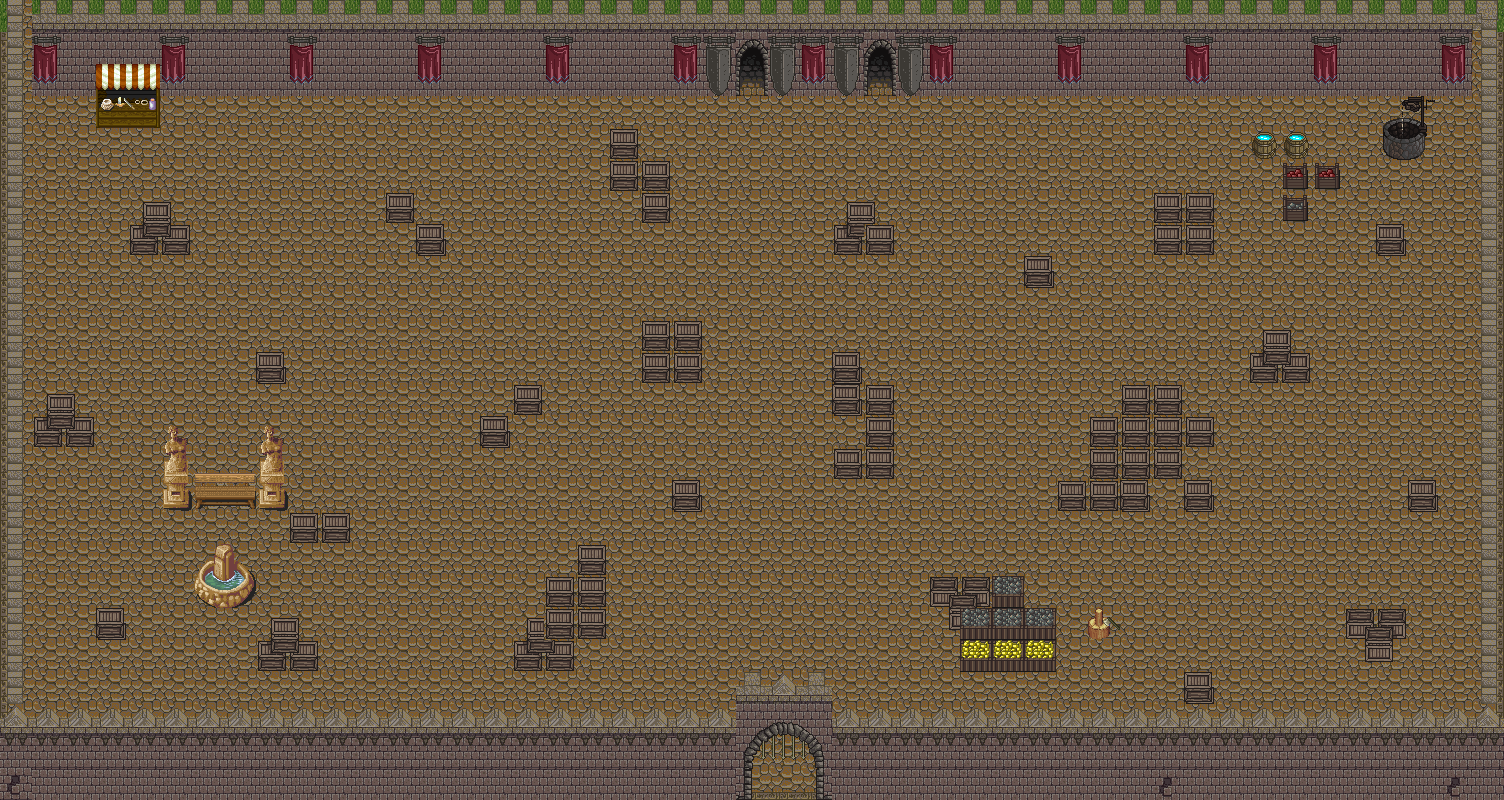

The image is a tile-based game level rendered from a .tmx file. Its description and source (layers, tilesets, objects; grid data summarised) follow:
An orthogonal 47x25 tile map with 32x32 px tiles, 4 tile layers (Tile Layer 1, Tile Layer 3, walls, curtains).

<map version="1.2" tiledversion="1.2.0" orientation="orthogonal" renderorder="right-down" width="47" height="25" tilewidth="32" tileheight="32" infinite="0" nextlayerid="7" nextobjectid="1">
 <tileset firstgid="1" source="Castle.tsx" />
 <layer id="1" name="Tile Layer 1" width="47" height="25">
  <data>[1175 cells, 1175 non-empty, 9 distinct tile ids]</data>
 </layer>
 <layer id="4" name="Tile Layer 3" width="47" height="25">
  <data>[1175 cells, 47 non-empty, 1 distinct tile ids]</data>
 </layer>
 <layer id="2" name="walls" width="47" height="25">
  <data>[1175 cells, 326 non-empty, 24 distinct tile ids]</data>
 </layer>
 <layer id="5" name="curtains" width="47" height="25">
  <data>[1175 cells, 195 non-empty, 39 distinct tile ids]</data>
 </layer>
</map>
